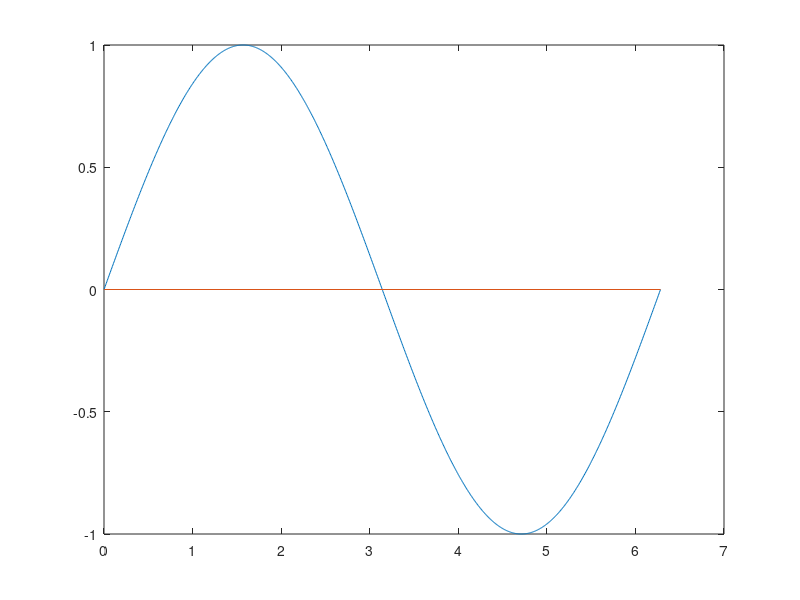

Reproduce this figure in MATLAB.
%3
%Generate a sine wave by taking equispace points  for angle in the range 0 to 2 𝜋 Programming/command alone  problems
clc;clear all;
x=linspace(0,2*pi,1000);
y=sin(x);
plot(x,y);hold on;plot([0,2*pi],[0,0]);

%%
%4
%write code for adding numbers 1 to 100 "("integers")" using for loop
clc;clear all
s=0;
for i=1:100
    s=s+i;
end
disp(s)

%%
%5
%"write code for adding number 1 to 100 "("integers")"using  while loop"
clc;clear all
s=0;
i=100;
while i>0
    s=s+i;
    i=i-1;
end
disp(s)

%%
%6
%"write code for adding odd numbers from 1 to 100 using for loop"
clc;clear all
s=0;
for i=1:2:100
    s=s+i;
end
disp(s)

%%
%7
%"write code for adding odd numbers from 1 to 100 using  while loop"
clc;clear all
s=0;
i=99;
while i>0
    s=s+i;
    i=i-2;
end
disp(s)

%%
%8
%"Add integers from  1 to 100 using Matlab commands alone"
clc;clear all;
s = sum(1:100);
disp(s)

%%
%9
%"Add 1 to 100 odd numbers using Matlab commands alone"
clc;clear all;
s = sum(1:2:100);
disp(s)

%%
%10
%Add all integer numbers from 1 to 100 that are divisible by 2 or 5  using commands alone
clc;clear all;
i=1:100;
s=sum(find((mod(i,2)==0)|(mod(i,5)==0)));
disp(s)

%%
%11
%"Generate " 50 𝐹𝑖𝑏𝑜𝑛𝑎𝑐𝑐𝑖" numbers using  a FOR" " loop "
clc;clear all;
t1=0;t2=1;t3=t1+t2;
for i=1:50
    disp(t1)
    t1=t2;
    t2=t3;
    t3=t2+t1;
end

%%
%12
%"Generate " 50 𝐹𝑖𝑏𝑜𝑛𝑎𝑐𝑐𝑖" numbers using  a while" " loop"
clc;clear all;
t1=0;t2=1;t3=t1+t2;
i=50;
while i>0
    disp(t1)
    t1=t2;
    t2=t3;
    t3=t2+t1;
    i=i-1;
end

%%
%13
%"Generate all  " 𝐹𝑖𝑏𝑜𝑛𝑎𝑐𝑐𝑖" numbers less than 5000 using FOR" " loop " 𝑎𝑛𝑑" break"
clc;clear all;
t1=0;t2=1;t3=t1+t2;
for i=1:50
    disp(t1)
    t1=t2;
    t2=t3;
    t3=t2+t1;
    if(t1>5000)
        break;
    end
end

%%
%14
%"Generate all  " 𝐹𝑖𝑏𝑜𝑛𝑎𝑐𝑐𝑖" numbers less than 5000 using " 𝑤ℎ𝑖𝑙𝑒" loop"
clc;clear all;
t1=0;t2=1;t3=t1+t2;
i=50;
while i>0
    disp(t1)
    t1=t2;
    t2=t3;
    t3=t2+t1;
    i=i-1;
    if(t1>5000)
        break;
    end
end

%%
%15
%"Generate all prime numbers between 10 and 100 using prime numbers less than 10"
clc;clear all;
p=[2,3,5,7];
x=[];
for i=10:100
    if(mod(i,p)~=0)
        x=[x,i];
    end
end
disp(x)

%%
%16
%"Generate all prime numbers between 32 and 1000 using prime numbers less than 32"
clc;clear all;
p=[2,3,5,7,11,13,17,19,23,29,31];
x=[];
for i=32:1000
    if(mod(i,p)~=0)
        x=[x,i];
    end
end
disp(x)


%%
%17
%"Generate squares of all integer numbers from 0 to 10 in an array using one command"
clc;clear all;
i=power(1:10,2)

%%
%18
%"Generate all integer numbers from 1 to 10 in an array and divide each by its own square root using one command"
clc;clear all;
i=(1:10)./sqrt(1:10)

%%
%19
% Generate squares of integer numbers from 1 to 10 in an array and divide each by its own square root using one command"
clc;clear all;
i=power(1:10,2)./sqrt(1:10)

%%
%20
%"Generate cuberoot of integer numbers from 1 to 10 in an array and divide each by its own square root using one command"
clc;clear all
i=nthroot(1:10,3)./sqrt(1:10)

%%
%21
%"Generate " "e" ^𝑥 " for  all integer numbers from 0 to 10 in an array using one command"
clc;clear all
i=exp(1:10)

%%
%22a
%𝐴𝑑𝑑 all positive numbers which are muliple of 3 or 5 till the sum is just above 1000 and find the number of numbers needed to get that sum"
clc;clear all;
s=0;j=0;
i=1;
while s<1000
    if(mod(i,3)==0||mod(i,5)==0)
        s=s+i;
        j=j+1;
    end
    i=i+1;
end
disp(s);disp(j)

%%
%22b
%𝐴𝑑𝑑" all positive numbers which are muliple of 3 or 5 but not both till the sum is just above 1000" and find the number of numbers needed to get that sum"
clc;clear all;
s=0;j=0;
i=1;
while s<1000
    if((mod(i,3)==0||mod(i,5)==0)&&(mod(i,15)~=0))
        s=s+i;
        j=j+1;
    end
    i=i+1;
end
disp(s);disp(j)
%%
%23
%"Generate all  " 𝐹𝑖𝑏𝑜𝑛𝑎𝑐𝑐𝑖" numbers whose sum is less than 5000 "
clc;clear all;
t1=0;t2=1;t3=t1+t2;s=0;
while s<5000
    disp(t1)
    s=s+t2;
    t1=t2;
    t2=t3;
    t3=t2+t1; 
end

%%
%24
%"Generate all  " 𝐹𝑖𝑏𝑜𝑛𝑎𝑐𝑐𝑖" numbers till the difference of two consecutive fibonacci number is first time above 1000"
clc;clear all;
t1=0;t2=1;t3=t1+t2;s=0;
while s<1000
    disp(t1)
    s=t2-t1;
    t1=t2;
    t2=t3;
    t3=t2+t1; 
end

%%
%25
%"Generate all prime numbers till their cumulative sum is first time above 10000"
clc;clear all;
s=0;j=1;
i=primes(10000);
x=[];
while s<10000
    s=i(j)+i(j+1);
    j=j+1;
    x=[x,i(j)];
end
disp(x)


%%
%LA
%%
%1
% Generation of integer matrix with given Rank
clc;clear all;
x=randi([0 9],4,3)*randi([0 9],3,3)%4x3 matrix of rank 3
rank(x)

%%
%2
%Generation of independent vectors which are orthogonal to given set of vectors
clc;clear all;
j=randi([1 3]);
x=randi([0 9],3,j)*randi([0 9],j,3);
disp(null(x'))

%%
%3
%Generation of orthogonal square matrices
clc;clear all;
x=randi([0 9],3,3)*randi([0 9],3,3)
y=orth(x)

%%
%4
%Generation of infinite solution to Ax=b if it exist
clc;clear all;
a = randi([1 10],3,2)*randi([1 10],2,3); 
b = rand()*a(:,1)+rand()*a(:,2)+a(:,3);
xp = pinv(a)*b;
xn = null(a);
for i=1:100
    x = xn*rand()+xp
end

%%
%5
%CR decomposition
clc;clear all;
A=[1 2 3; 3 4 5; 2+3 4+4 6+5];
A=A';
[R , colindex]=rref(A);
r=length(colindex);
R=R(1:r,:)
C=A(:,colindex)
An=C*R

%%
%6
%Code to Generate random integer matrix whose inverse is also an integer matrix 
clc;clear all
rng(12345);
B=randi([-3 3],3)
B=B-diag(diag(B))+eye(size(B))
L = tril(B);
U = triu(B);
A=L*U
det(A)
C=inv(A)

%%
%7
%Code to Generate  random integer matrix with given eigen values
clc;clear 
rng(12345);
B=randi([-3 3],3);
B=B-diag(diag(B))+eye(size(B));
L = tril(B);
U = triu(B);
A=L*U;
A=A*diag([1 2 3])*inv(A)
eig(A)

%%
%8
%Code to Generate  Symmetric matrices
n=randi(5);
A = randi([-10, 10], n, n);
A = 0.5*(A + A')

%%
%9
%Code to Generate  Symmetric matrices with given eigenvalues
clc;clear all
rng(12345);
e=[1,2,3];
n=length(e);
Q=orth(rand(n, n));
D=diag(e);
A=Q*D*Q'

%%
%10
clc;clear all;
n=randi([0 5]);
Q=orth(rand(n, n));
D=diag(rand(n, 1));
A=Q*D*Q'
